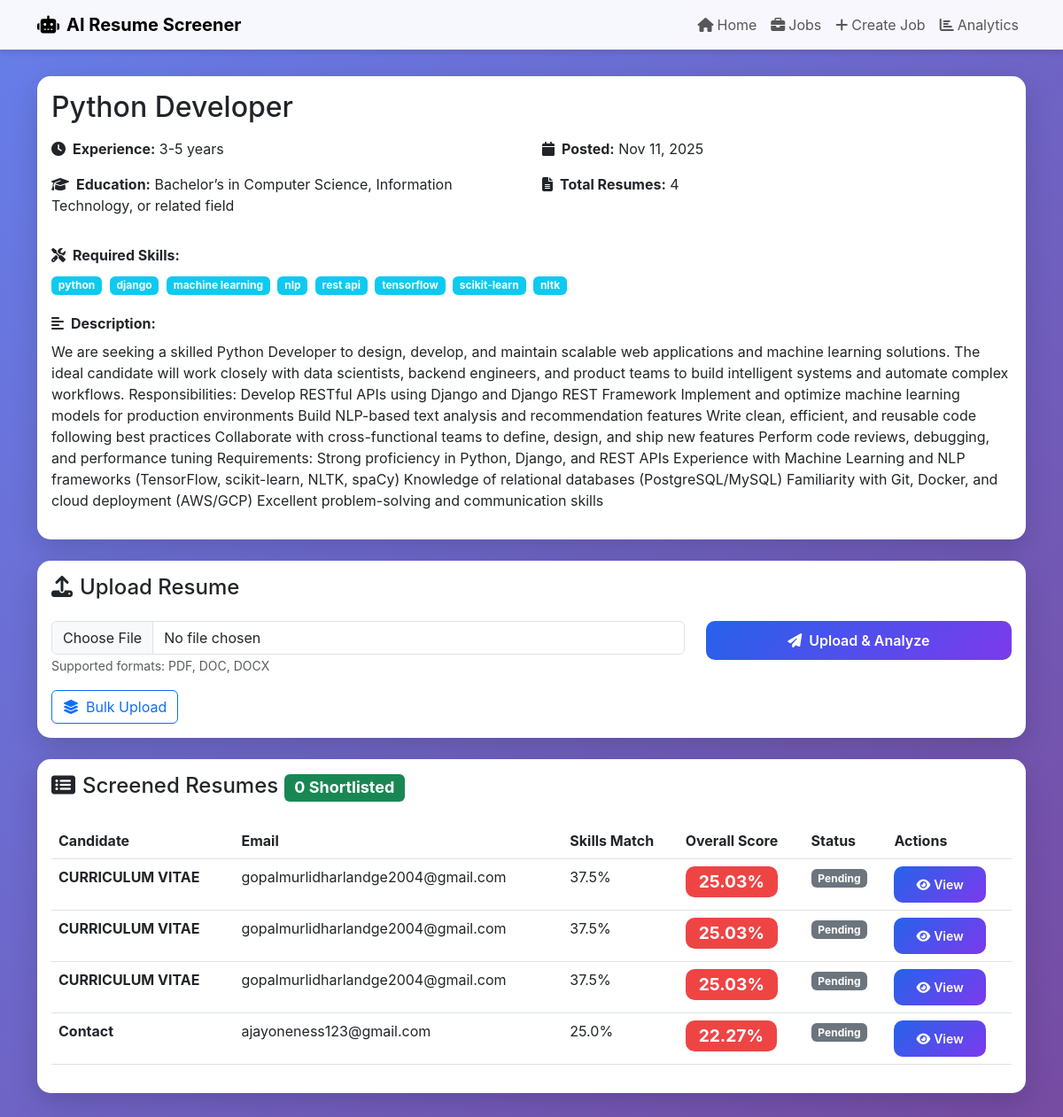
The app's page /job/1/ with its own data.
### screener/models.py (models this page shows, shortened)
class JobDescription(models.Model):
    title = models.CharField(max_length=200)
    description = models.TextField()
    required_skills = models.TextField(help_text="Comma-separated skills")
    experience_required = models.CharField(max_length=100)
    education_required = models.CharField(max_length=200)
    created_at = models.DateTimeField(default=timezone.now)
    class Meta:
        ordering = ['-created_at']

class Resume(models.Model):
    job_description = models.ForeignKey(JobDescription, on_delete=models.CASCADE, related_name='resumes')
    candidate_name = models.CharField(max_length=200, blank=True)
    email = models.EmailField(blank=True)
    phone = models.CharField(max_length=20, blank=True)
    resume_file = models.FileField(upload_to='resumes/')
    extracted_text = models.TextField(blank=True)
    extracted_skills = models.TextField(blank=True)
    extracted_experience = models.TextField(blank=True)
    extracted_education = models.TextField(blank=True)
    match_score = models.FloatField(default=0.0)
    skills_match_score = models.FloatField(default=0.0)
    experience_match_score = models.FloatField(default=0.0)
    education_match_score = models.FloatField(default=0.0)
    uploaded_at = models.DateTimeField(default=timezone.now)
    is_shortlisted = models.BooleanField(default=False)
    class Meta:
        ordering = ['-match_score']

### screener/views.py (the view, shortened to what this page needs)
# urls.py: path('job/<int:job_id>/', views.job_detail, name='job_detail'),
def job_detail(request, job_id):
    job = get_object_or_404(JobDescription, id=job_id)
    resumes = Resume.objects.filter(job_description=job).order_by('-match_score')
    context = {
        'job': job,
        'resumes': resumes,
        'total_resumes': resumes.count(),
        'shortlisted_count': resumes.filter(is_shortlisted=True).count()
    }
    return render(request, 'screener/job_detail.html', context)

### screener/templatetags/custom_filters.py (called while the page is built)
@register.filter(name='split')
def split(value, arg):
    return value.split(arg)

@register.filter(name='trim')
def trim(value):
    return value.strip()

### templates/screener/job_detail.html (shortened to what this page needs)
{% extends 'base.html' %}
{% load custom_filters %}
{% block content %}
<div class="row mb-4">
    <div class="col-md-12">
        <div class="card">
            <div class="card-body">
                <h2 class="card-title mb-3">{{ job.title }}</h2>
                <div class="row mb-3">
                    <div class="col-md-6">
                        <p><strong><i class="fas fa-clock me-2"></i>Experience:</strong> {{ job.experience_required }}</p>
                        <p><strong><i class="fas fa-graduation-cap me-2"></i>Education:</strong> {{ job.education_required }}</p>
                    </div>
                    <div class="col-md-6">
                        <p><strong><i class="fas fa-calendar me-2"></i>Posted:</strong> {{ job.created_at|date:"M d, Y" }}</p>
                        <p><strong><i class="fas fa-file-alt me-2"></i>Total Resumes:</strong> {{ total_resumes }}</p>
                    </div>
                </div>
                <div class="mb-3">
                    <strong><i class="fas fa-tools me-2"></i>Required Skills:</strong>
                    <div class="mt-2">
                        {% with skills=job.required_skills|split:',' %}
                            {% for skill in skills %}
                            <span class="badge bg-info me-1 mb-1">{{ skill|trim }}</span>
                            {% endfor %}
                        {% endwith %}
                    </div>
                </div>
                <div class="mb-3">
                    <strong><i class="fas fa-align-left me-2"></i>Description:</strong>
                    <p class="mt-2">{{ job.description }}</p>
                </div>
            </div>
        </div>
    </div>
</div>
<div class="row mb-4">
    <div class="col-md-12">
        <div class="card">
            <div class="card-body">
                <h4 class="card-title mb-4"><i class="fas fa-upload me-2"></i>Upload Resume</h4>
                <form method="post" enctype="multipart/form-data">
                    <div class="row">
                        <div class="col-md-8">
                            <input type="file" class="form-control" name="resume_file" accept=".pdf,.doc,.docx" required>
                            <small class="text-muted">Supported formats: PDF, DOC, DOCX</small>
                        </div>
                        <div class="col-md-4">
                            <button type="submit" class="btn btn-primary w-100">
                                <i class="fas fa-paper-plane me-2"></i>Upload & Analyze
                            </button>
                        </div>
                    </div>
                </form>
                <div class="mt-3">
                    <a href="{% url 'bulk_upload' job.id %}" class="btn btn-outline-primary">
                        <i class="fas fa-layer-group me-2"></i>Bulk Upload
                    </a>
                </div>
            </div>
        </div>
    </div>
</div>
<div class="row">
    <div class="col-md-12">
        <div class="card">
            <div class="card-body">
                <h4 class="card-title mb-4">
                    <i class="fas fa-list-alt me-2"></i>Screened Resumes
                    <span class="badge bg-success">{{ shortlisted_count }} Shortlisted</span>
                </h4>
                {% if resumes %}
                <div class="table-responsive">
                    <table class="table table-hover">
                        <thead>
                            <tr>
                                <th>Candidate</th>
                                <th>Email</th>
                                <th>Skills Match</th>
                                <th>Overall Score</th>
                                <th>Status</th>
                                <th>Actions</th>
                            </tr>
                        </thead>
                        <tbody>
                            {% for resume in resumes %}
                            <tr>
                                <td><strong>{{ resume.candidate_name }}</strong></td>
                                <td>{{ resume.email|default:"N/A" }}</td>
                                <td>{{ resume.skills_match_score }}%</td>
                                <td>
                                    <span class="badge badge-score
                                        {% if resume.match_score >= 70 %}badge-high
                                        {% elif resume.match_score >= 50 %}badge-medium
                                        {% else %}badge-low{% endif %}">
                                        {{ resume.match_score }}%
                                    </span>
                                </td>
                                <td>
                                    {% if resume.is_shortlisted %}
                                    <span class="badge bg-success"><i class="fas fa-check me-1"></i>Shortlisted</span>
                                    {% else %}
                                    <span class="badge bg-secondary">Pending</span>
                                    {% endif %}
                                </td>
                                <td>
                                    <a href="{% url 'resume_detail' resume.id %}" class="btn btn-sm btn-primary">
                                        <i class="fas fa-eye me-1"></i>View
                                    </a>
                                </td>
                            </tr>
                            {% endfor %}
                        </tbody>
                    </table>
                </div>
                {% else %}
                <div class="text-center py-5">
                    <i class="fas fa-inbox fa-4x text-muted mb-3"></i>
                    <p class="text-muted">No resumes uploaded yet. Upload resumes to start screening!</p>
                </div>
                {% endif %}
            </div>
        </div>
    </div>
</div>
{% endblock %}

### templates/base.html (shortened to what this page needs)
<!DOCTYPE html>
<html lang="en">
<head>
    <link href="https://cdn.jsdelivr.net/npm/bootstrap@5.3.0/dist/css/bootstrap.min.css" rel="stylesheet">
    <link rel="stylesheet" href="https://cdnjs.cloudflare.com/ajax/libs/font-awesome/6.4.0/css/all.min.css">
</head>
<body>
    <nav class="navbar navbar-expand-lg navbar-light">
        <div class="container">
            <a class="navbar-brand fw-bold" href="{% url 'home' %}">
                <i class="fas fa-robot me-2"></i>AI Resume Screener
            </a>
            <div class="collapse navbar-collapse" id="navbarNav">
                <ul class="navbar-nav ms-auto">
                    <li class="nav-item">
                        <a class="nav-link" href="{% url 'home' %}"><i class="fas fa-home me-1"></i>Home</a>
                    </li>
                    <li class="nav-item">
                        <a class="nav-link" href="{% url 'job_list' %}"><i class="fas fa-briefcase me-1"></i>Jobs</a>
                    </li>
                    <li class="nav-item">
                        <a class="nav-link" href="{% url 'create_job' %}"><i class="fas fa-plus me-1"></i>Create Job</a>
                    </li>
                    <li class="nav-item">
                        <a class="nav-link" href="{% url 'analytics' %}"><i class="fas fa-chart-bar me-1"></i>Analytics</a>
                    </li>
                </ul>
            </div>
        </div>
    </nav>
    <div class="content-wrapper">
        <div class="container">
            {% block content %}{% endblock %}
        </div>
    </div>
</body>
</html>

### templates/base.html (style rules this page uses)
:root { --primary-color: #2563eb; --secondary-color: #7c3aed; --success-color: #10b981; --danger-color: #ef4444; }
body { font-family: 'Inter', -apple-system, BlinkMacSystemFont, 'Segoe UI', sans-serif; background: linear-gradient(135deg, #667eea 0%, #764ba2 100%); min-height: 100vh; }
.navbar { background: rgba(255, 255, 255, 0.95) !important; backdrop-filter: blur(10px); box-shadow: 0 4px 6px rgba(0,0,0,0.1); }
.content-wrapper { padding: 30px 0; }
.card { border: none; border-radius: 15px; box-shadow: 0 10px 30px rgba(0,0,0,0.15); transition: transform 0.3s ease; }
.btn-primary { background: linear-gradient(135deg, var(--primary-color), var(--secondary-color)); border: none; border-radius: 10px; padding: 10px 25px; font-weight: 600; transition: all 0.3s ease; }
.badge-score { font-size: 1.2rem; padding: 8px 15px; border-radius: 10px; }
.badge-low { background-color: var(--danger-color); }

### records on screen
JobDescription: title "Python Developer", experience_required "3-5 years", education_required "Bachelor’s in Computer Science, Information Technology, or related field", created_at "Nov 11, 2025", description "We are seeking a skilled Python Developer to design, develop, and maintain scalable web applications and machine learning solutions. The ideal candidate will work closely with data scientists, backend engineers, and product teams to build intelligent systems and automate complex workflows. Responsibilities: Develop RESTful APIs using Django and Django REST Framework Implement and optimize machine learning models for production environments Build NLP-based text analysis and recommendation features Write clean, efficient, and reusable code following best practices Collaborate with cross-functional teams to define, design, and ship new features Perform code reviews, debugging, and performance…"
Resume: candidate_name "CURRICULUM VITAE", email "gopalmurlidharlandge2004@gmail.com", skills_match_score "37.5", match_score "25.03", is_shortlisted "Pending"
Resume: candidate_name "CURRICULUM VITAE", email "gopalmurlidharlandge2004@gmail.com", skills_match_score "37.5", match_score "25.03", is_shortlisted "Pending"
Resume: candidate_name "CURRICULUM VITAE", email "gopalmurlidharlandge2004@gmail.com", skills_match_score "37.5", match_score "25.03", is_shortlisted "Pending"
Resume: candidate_name "Contact", email "ajayoneness123@gmail.com", skills_match_score "25.0", match_score "22.27", is_shortlisted "Pending"

### other values on screen
{{ total_resumes }} "4"
{{ skill|trim }} "python" "django" "machine learning" "nlp" "rest api" "tensorflow" "scikit-learn" "nltk"
{{ shortlisted_count }} "0"
